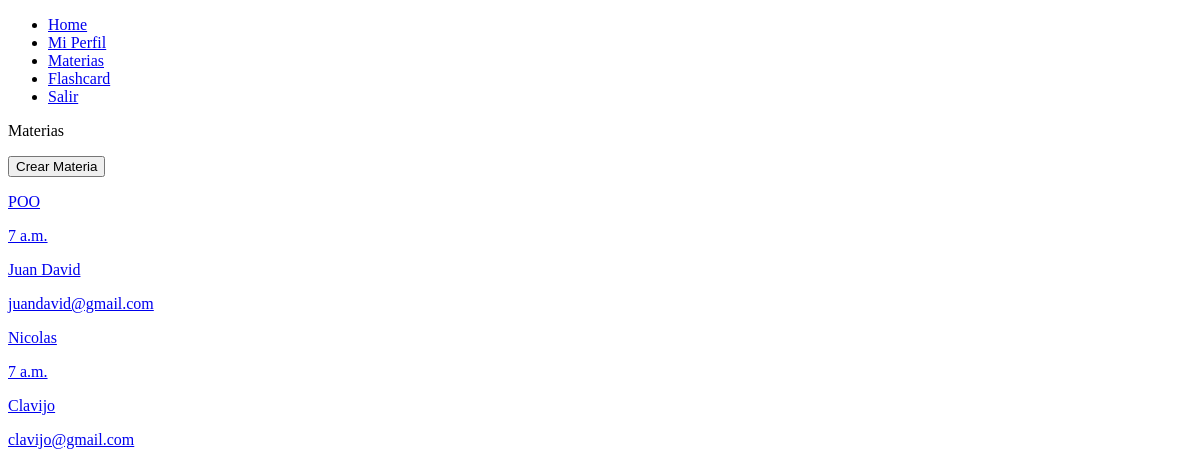
The page /materias/ (signed in) on the database as committed earlier.
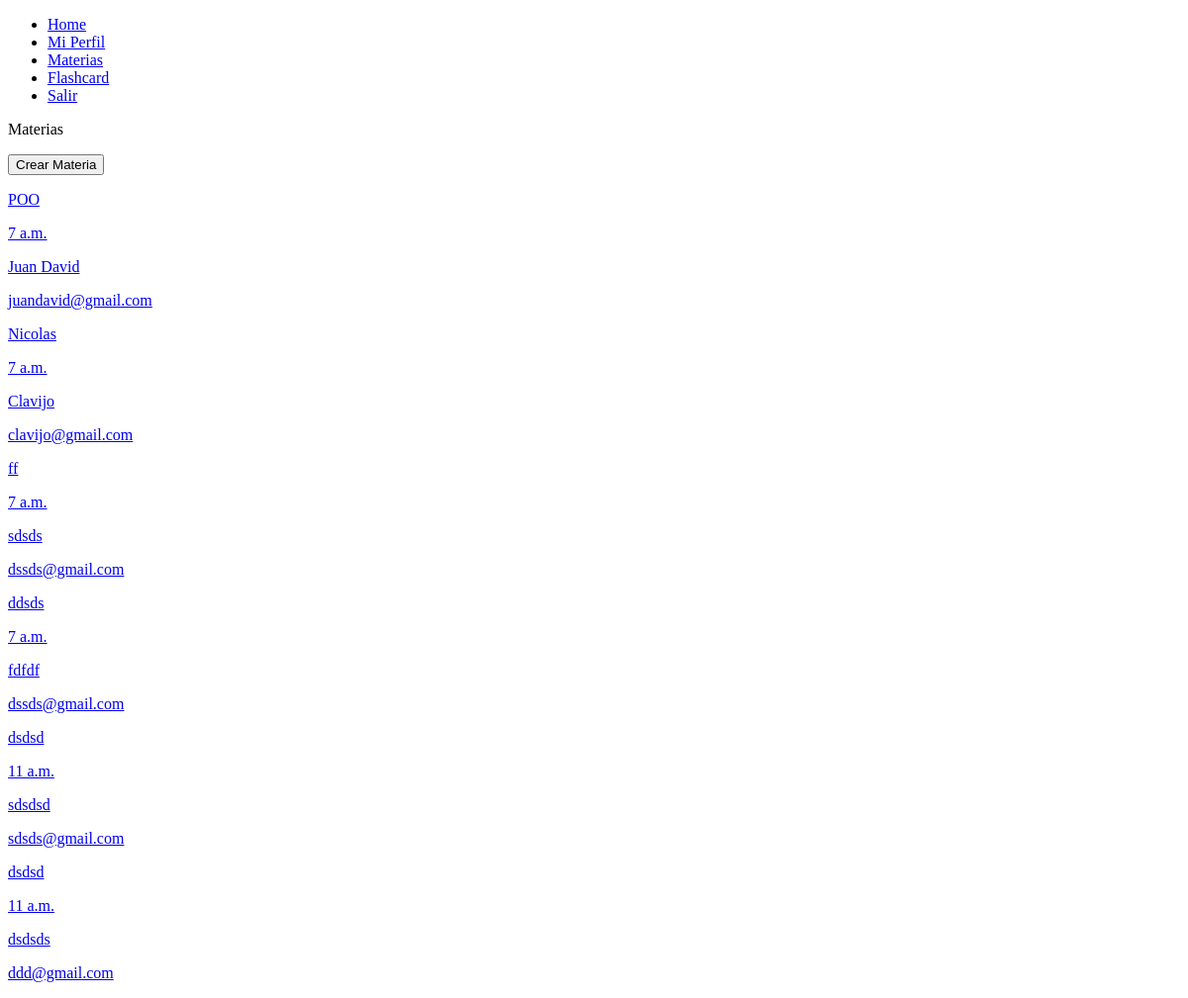
The same page on the database as committed later.
### MAIN/models.py (models this page shows, shortened)
class Materia(models.Model):
    user = models.ForeignKey(User, on_delete = models.CASCADE, null = True)
    name = models.CharField(max_length = 30, blank = False)
    hora = models.TimeField(blank = False)
    profesor = models.CharField(max_length = 30, blank = False)
    profesor_email = models.EmailField(blank = False)

### MAIN/views.py (the view)
# urls.py: path('materias/', views.materias, name = 'materias'),
@login_required
def materias(request):
    materias = Materia.objects.filter(user = request.user)
    return render(request, 'materias.html', {
        'materias' : materias
    })

### MAIN/Templates/materias.html (shortened to what this page needs)
{% extends 'navegacion.html' %}
{% block content %}
<p>Materias</p>
<form action = {% url 'crearMateria' %}>
    <button>
        Crear Materia
    </button>
{% for materia in materias %}
<div>
    <a href={% url 'materia_detail' materia.id %}>
    <p>{{materia.name}}</p>
    <p>{{materia.hora}}</p>
    <p>{{materia.profesor}}</p>
    <p>{{materia.profesor_email}}</p>
    </a>
</div>
{% endfor %}
{% endblock %}

Rows that differ between the two databases and show on the page:
added Materia: name "ff", hora "7 a.m.", profesor "sdsds", profesor_email "dssds@gmail.com"
added Materia: name "ddsds", hora "7 a.m.", profesor "fdfdf", profesor_email "dssds@gmail.com"
added Materia: name "dsdsd", hora "11 a.m.", profesor "sdsdsd", profesor_email "sdsds@gmail.com"
added Materia: name "dsdsd", hora "11 a.m.", profesor "dsdsds", profesor_email "ddd@gmail.com"
